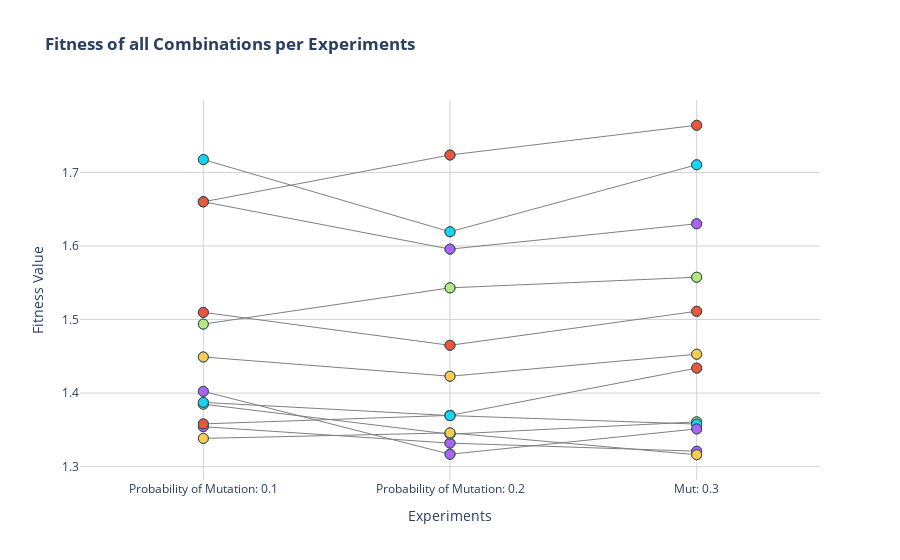

Notebook code for this chart:
### Code cell
comb_bf_per_exp({'exp1': 'Probability of Mutation: 0.1', 'exp2': 'Probability of Mutation: 0.2', 'exp3': 'Mut: 0.3'})

### Figure 1 — Plotly figure (JSON) as saved in the notebook; plotly's stock layout.template omitted (floating-point values rounded to 4 significant figures)
{"data": [{"hovertemplate": "<b>Exp</b>: %{x}<br><b>Comb</b>: %{meta[1]}<br><b>Fitness</b>: %{y:.3f}<extra></extra>", "line": {"color": "gray", "width": 1}, "marker": {"line": {"color": "DarkSlateGrey", "width": 1}, "size": 10}, "meta": ["BCT", "('block_rotation_mutation', 'cyclic_crossover', 'tournament_selection')"], "mode": "lines+markers", "name": "Comb BCT", "showlegend": false, "type": "scatter", "x": ["Probability of Mutation: 0.1", "Probability of Mutation: 0.2", "Mut: 0.3"], "y": [1.51, 1.465, 1.511]}, {"hovertemplate": "<b>Exp</b>: %{x}<br><b>Comb</b>: %{meta[1]}<br><b>Fitness</b>: %{y:.3f}<extra></extra>", "marker": {"line": {"color": "DarkSlateGrey", "width": 1}, "size": 10}, "meta": ["BCT", "('block_rotation_mutation', 'cyclic_crossover', 'tournament_selection')"], "mode": "markers", "name": "Comb BCT", "showlegend": false, "type": "scatter", "x": ["Probability of Mutation: 0.1", "Probability of Mutation: 0.2", "Mut: 0.3"], "y": [1.51, 1.465, 1.511]}, {"hovertemplate": "<b>Exp</b>: %{x}<br><b>Comb</b>: %{meta[1]}<br><b>Fitness</b>: %{y:.3f}<extra></extra>", "line": {"color": "gray", "width": 1}, "marker": {"line": {"color": "DarkSlateGrey", "width": 1}, "size": 10}, "meta": ["BCL", "('block_rotation_mutation', 'cyclic_crossover', 'linear_ranking_selection')"], "mode": "lines+markers", "name": "Comb BCL", "showlegend": false, "type": "scatter", "x": ["Probability of Mutation: 0.1", "Probability of Mutation: 0.2", "Mut: 0.3"], "y": [1.354, 1.332, 1.321]}, {"hovertemplate": "<b>Exp</b>: %{x}<br><b>Comb</b>: %{meta[1]}<br><b>Fitness</b>: %{y:.3f}<extra></extra>", "marker": {"line": {"color": "DarkSlateGrey", "width": 1}, "size": 10}, "meta": ["BCL", "('block_rotation_mutation', 'cyclic_crossover', 'linear_ranking_selection')"], "mode": "markers", "name": "Comb BCL", "showlegend": false, "type": "scatter", "x": ["Probability of Mutation: 0.1", "Probability of Mutation: 0.2", "Mut: 0.3"], "y": [1.354, 1.332, 1.321]}, {"hovertemplate": "<b>Exp</b>: %{x}<br><b>Comb</b>: %{meta[1]}<br><b>Fitness</b>: %{y:.3f}<extra></extra>", "line": {"color": "gray", "width": 1}, "marker": {"line": {"color": "DarkSlateGrey", "width": 1}, "size": 10}, "meta": ["BPT", "('block_rotation_mutation', 'partially_mapped_crossover', 'tournament_selection')"], "mode": "lines+markers", "name": "Comb BPT", "showlegend": false, "type": "scatter", "x": ["Probability of Mutation: 0.1", "Probability of Mutation: 0.2", "Mut: 0.3"], "y": [1.718, 1.619, 1.71]}, {"hovertemplate": "<b>Exp</b>: %{x}<br><b>Comb</b>: %{meta[1]}<br><b>Fitness</b>: %{y:.3f}<extra></extra>", "marker": {"line": {"color": "DarkSlateGrey", "width": 1}, "size": 10}, "meta": ["BPT", "('block_rotation_mutation', 'partially_mapped_crossover', 'tournament_selection')"], "mode": "markers", "name": "Comb BPT", "showlegend": false, "type": "scatter", "x": ["Probability of Mutation: 0.1", "Probability of Mutation: 0.2", "Mut: 0.3"], "y": [1.718, 1.619, 1.71]}, {"hovertemplate": "<b>Exp</b>: %{x}<br><b>Comb</b>: %{meta[1]}<br><b>Fitness</b>: %{y:.3f}<extra></extra>", "line": {"color": "gray", "width": 1}, "marker": {"line": {"color": "DarkSlateGrey", "width": 1}, "size": 10}, "meta": ["BPL", "('block_rotation_mutation', 'partially_mapped_crossover', 'linear_ranking_selection')"], "mode": "lines+markers", "name": "Comb BPL", "showlegend": false, "type": "scatter", "x": ["Probability of Mutation: 0.1", "Probability of Mutation: 0.2", "Mut: 0.3"], "y": [1.385, 1.344, 1.361]}, {"hovertemplate": "<b>Exp</b>: %{x}<br><b>Comb</b>: %{meta[1]}<br><b>Fitness</b>: %{y:.3f}<extra></extra>", "marker": {"line": {"color": "DarkSlateGrey", "width": 1}, "size": 10}, "meta": ["BPL", "('block_rotation_mutation', 'partially_mapped_crossover', 'linear_ranking_selection')"], "mode": "markers", "name": "Comb BPL", "showlegend": false, "type": "scatter", "x": ["Probability of Mutation: 0.1", "Probability of Mutation: 0.2", "Mut: 0.3"], "y": [1.385, 1.344, 1.361]}, {"hovertemplate": "<b>Exp</b>: %{x}<br><b>Comb</b>: %{meta[1]}<br><b>Fitness</b>: %{y:.3f}<extra></extra>", "line": {"color": "gray", "width": 1}, "marker": {"line": {"color": "DarkSlateGrey", "width": 1}, "size": 10}, "meta": ["TCT", "('two_phase_shuffle_mutation', 'cyclic_crossover', 'tournament_selection')"], "mode": "lines+markers", "name": "Comb TCT", "showlegend": false, "type": "scatter", "x": ["Probability of Mutation: 0.1", "Probability of Mutation: 0.2", "Mut: 0.3"], "y": [1.449, 1.423, 1.453]}, {"hovertemplate": "<b>Exp</b>: %{x}<br><b>Comb</b>: %{meta[1]}<br><b>Fitness</b>: %{y:.3f}<extra></extra>", "marker": {"line": {"color": "DarkSlateGrey", "width": 1}, "size": 10}, "meta": ["TCT", "('two_phase_shuffle_mutation', 'cyclic_crossover', 'tournament_selection')"], "mode": "markers", "name": "Comb TCT", "showlegend": false, "type": "scatter", "x": ["Probability of Mutation: 0.1", "Probability of Mutation: 0.2", "Mut: 0.3"], "y": [1.449, 1.423, 1.453]}, {"hovertemplate": "<b>Exp</b>: %{x}<br><b>Comb</b>: %{meta[1]}<br><b>Fitness</b>: %{y:.3f}<extra></extra>", "line": {"color": "gray", "width": 1}, "marker": {"line": {"color": "DarkSlateGrey", "width": 1}, "size": 10}, "meta": ["TCL", "('two_phase_shuffle_mutation', 'cyclic_crossover', 'linear_ranking_selection')"], "mode": "lines+markers", "name": "Comb TCL", "showlegend": false, "type": "scatter", "x": ["Probability of Mutation: 0.1", "Probability of Mutation: 0.2", "Mut: 0.3"], "y": [1.358, 1.37, 1.434]}, {"hovertemplate": "<b>Exp</b>: %{x}<br><b>Comb</b>: %{meta[1]}<br><b>Fitness</b>: %{y:.3f}<extra></extra>", "marker": {"line": {"color": "DarkSlateGrey", "width": 1}, "size": 10}, "meta": ["TCL", "('two_phase_shuffle_mutation', 'cyclic_crossover', 'linear_ranking_selection')"], "mode": "markers", "name": "Comb TCL", "showlegend": false, "type": "scatter", "x": ["Probability of Mutation: 0.1", "Probability of Mutation: 0.2", "Mut: 0.3"], "y": [1.358, 1.37, 1.434]}, {"hovertemplate": "<b>Exp</b>: %{x}<br><b>Comb</b>: %{meta[1]}<br><b>Fitness</b>: %{y:.3f}<extra></extra>", "line": {"color": "gray", "width": 1}, "marker": {"line": {"color": "DarkSlateGrey", "width": 1}, "size": 10}, "meta": ["TPT", "('two_phase_shuffle_mutation', 'partially_mapped_crossover', 'tournament_selection')"], "mode": "lines+markers", "name": "Comb TPT", "showlegend": false, "type": "scatter", "x": ["Probability of Mutation: 0.1", "Probability of Mutation: 0.2", "Mut: 0.3"], "y": [1.66, 1.596, 1.63]}, {"hovertemplate": "<b>Exp</b>: %{x}<br><b>Comb</b>: %{meta[1]}<br><b>Fitness</b>: %{y:.3f}<extra></extra>", "marker": {"line": {"color": "DarkSlateGrey", "width": 1}, "size": 10}, "meta": ["TPT", "('two_phase_shuffle_mutation', 'partially_mapped_crossover', 'tournament_selection')"], "mode": "markers", "name": "Comb TPT", "showlegend": false, "type": "scatter", "x": ["Probability of Mutation: 0.1", "Probability of Mutation: 0.2", "Mut: 0.3"], "y": [1.66, 1.596, 1.63]}, {"hovertemplate": "<b>Exp</b>: %{x}<br><b>Comb</b>: %{meta[1]}<br><b>Fitness</b>: %{y:.3f}<extra></extra>", "line": {"color": "gray", "width": 1}, "marker": {"line": {"color": "DarkSlateGrey", "width": 1}, "size": 10}, "meta": ["TPL", "('two_phase_shuffle_mutation', 'partially_mapped_crossover', 'linear_ranking_selection')"], "mode": "lines+markers", "name": "Comb TPL", "showlegend": false, "type": "scatter", "x": ["Probability of Mutation: 0.1", "Probability of Mutation: 0.2", "Mut: 0.3"], "y": [1.387, 1.369, 1.358]}, {"hovertemplate": "<b>Exp</b>: %{x}<br><b>Comb</b>: %{meta[1]}<br><b>Fitness</b>: %{y:.3f}<extra></extra>", "marker": {"line": {"color": "DarkSlateGrey", "width": 1}, "size": 10}, "meta": ["TPL", "('two_phase_shuffle_mutation', 'partially_mapped_crossover', 'linear_ranking_selection')"], "mode": "markers", "name": "Comb TPL", "showlegend": false, "type": "scatter", "x": ["Probability of Mutation: 0.1", "Probability of Mutation: 0.2", "Mut: 0.3"], "y": [1.387, 1.369, 1.358]}, {"hovertemplate": "<b>Exp</b>: %{x}<br><b>Comb</b>: %{meta[1]}<br><b>Fitness</b>: %{y:.3f}<extra></extra>", "line": {"color": "gray", "width": 1}, "marker": {"line": {"color": "DarkSlateGrey", "width": 1}, "size": 10}, "meta": ["SCT", "('semi_shuffle', 'cyclic_crossover', 'tournament_selection')"], "mode": "lines+markers", "name": "Comb SCT", "showlegend": false, "type": "scatter", "x": ["Probability of Mutation: 0.1", "Probability of Mutation: 0.2", "Mut: 0.3"], "y": [1.494, 1.543, 1.558]}, {"hovertemplate": "<b>Exp</b>: %{x}<br><b>Comb</b>: %{meta[1]}<br><b>Fitness</b>: %{y:.3f}<extra></extra>", "marker": {"line": {"color": "DarkSlateGrey", "width": 1}, "size": 10}, "meta": ["SCT", "('semi_shuffle', 'cyclic_crossover', 'tournament_selection')"], "mode": "markers", "name": "Comb SCT", "showlegend": false, "type": "scatter", "x": ["Probability of Mutation: 0.1", "Probability of Mutation: 0.2", "Mut: 0.3"], "y": [1.494, 1.543, 1.558]}, {"hovertemplate": "<b>Exp</b>: %{x}<br><b>Comb</b>: %{meta[1]}<br><b>Fitness</b>: %{y:.3f}<extra></extra>", "line": {"color": "gray", "width": 1}, "marker": {"line": {"color": "DarkSlateGrey", "width": 1}, "size": 10}, "meta": ["SCL", "('semi_shuffle', 'cyclic_crossover', 'linear_ranking_selection')"], "mode": "lines+markers", "name": "Comb SCL", "showlegend": false, "type": "scatter", "x": ["Probability of Mutation: 0.1", "Probability of Mutation: 0.2", "Mut: 0.3"], "y": [1.338, 1.346, 1.316]}, {"hovertemplate": "<b>Exp</b>: %{x}<br><b>Comb</b>: %{meta[1]}<br><b>Fitness</b>: %{y:.3f}<extra></extra>", "marker": {"line": {"color": "DarkSlateGrey", "width": 1}, "size": 10}, "meta": ["SCL", "('semi_shuffle', 'cyclic_crossover', 'linear_ranking_selection')"], "mode": "markers", "name": "Comb SCL", "showlegend": false, "type": "scatter", "x": ["Probability of Mutation: 0.1", "Probability of Mutation: 0.2", "Mut: 0.3"], "y": [1.338, 1.346, 1.316]}, {"hovertemplate": "<b>Exp</b>: %{x}<br><b>Comb</b>: %{meta[1]}<br><b>Fitness</b>: %{y:.3f}<extra></extra>", "line": {"color": "gray", "width": 1}, "marker": {"line": {"color": "DarkSlateGrey", "width": 1}, "size": 10}, "meta": ["SPT", "('semi_shuffle', 'partially_mapped_crossover', 'tournament_selection')"], "mode": "lines+markers", "name": "Comb SPT", "showlegend": false, "type": "scatter", "x": ["Probability of Mutation: 0.1", "Probability of Mutation: 0.2", "Mut: 0.3"], "y": [1.66, 1.724, 1.764]}, {"hovertemplate": "<b>Exp</b>: %{x}<br><b>Comb</b>: %{meta[1]}<br><b>Fitness</b>: %{y:.3f}<extra></extra>", "marker": {"line": {"color": "DarkSlateGrey", "width": 1}, "size": 10}, "meta": ["SPT", "('semi_shuffle', 'partially_mapped_crossover', 'tournament_selection')"], "mode": "markers", "name": "Comb SPT", "showlegend": false, "type": "scatter", "x": ["Probability of Mutation: 0.1", "Probability of Mutation: 0.2", "Mut: 0.3"], "y": [1.66, 1.724, 1.764]}, {"hovertemplate": "<b>Exp</b>: %{x}<br><b>Comb</b>: %{meta[1]}<br><b>Fitness</b>: %{y:.3f}<extra></extra>", "line": {"color": "gray", "width": 1}, "marker": {"line": {"color": "DarkSlateGrey", "width": 1}, "size": 10}, "meta": ["SPL", "('semi_shuffle', 'partially_mapped_crossover', 'linear_ranking_selection')"], "mode": "lines+markers", "name": "Comb SPL", "showlegend": false, "type": "scatter", "x": ["Probability of Mutation: 0.1", "Probability of Mutation: 0.2", "Mut: 0.3"], "y": [1.402, 1.317, 1.351]}, {"hovertemplate": "<b>Exp</b>: %{x}<br><b>Comb</b>: %{meta[1]}<br><b>Fitness</b>: %{y:.3f}<extra></extra>", "marker": {"line": {"color": "DarkSlateGrey", "width": 1}, "size": 10}, "meta": ["SPL", "('semi_shuffle', 'partially_mapped_crossover', 'linear_ranking_selection')"], "mode": "markers", "name": "Comb SPL", "showlegend": false, "type": "scatter", "x": ["Probability of Mutation: 0.1", "Probability of Mutation: 0.2", "Mut: 0.3"], "y": [1.402, 1.317, 1.351]}], "layout": {"legend": {"orientation": "h", "title": {"text": "Combinations"}, "xanchor": "right", "y": 1.02, "yanchor": "bottom"}, "plot_bgcolor": "white", "showlegend": true, "title": {"text": "<b>Fitness of all Combinations per Experiments</b>"}, "xaxis": {"gridcolor": "lightgray", "range": [-0.5, 2.5], "showgrid": true, "ticktext": ["Probability of Mutation: 0.1", "Probability of Mutation: 0.2", "Mut: 0.3"], "tickvals": [0, 1, 2], "title": {"text": "Experiments"}}, "yaxis": {"gridcolor": "lightgray", "title": {"text": "Fitness Value"}}}}
